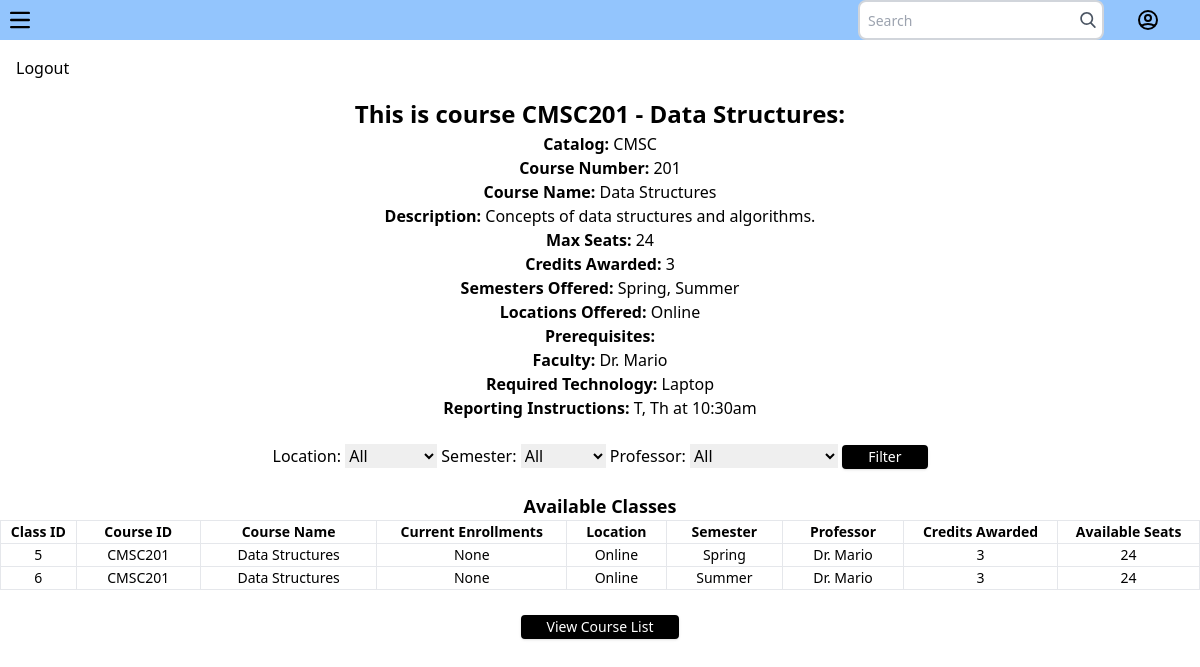
The page /course/CMSC201 (signed in) on the database its author committed.
### src/app.py (models this page shows, shortened)
class Course(db.Model):
    __tablename__ = 'courses'
    catalog = db.Column(db.String(4), nullable=False)
    course_number = db.Column(db.Integer, nullable=False)
    course_id = db.Column(db.String(7), primary_key=True, unique=True)
    semesters_offered = db.Column(JSON, nullable=True)
    course_name = db.Column(db.String(250), nullable=True)
    description = db.Column(db.String(250), nullable=True)
    max_seats = db.Column(db.Integer, nullable=False)
    locations_offered = db.Column(JSON, nullable=True)
    prereqs = db.Column(JSON, nullable=True)
    faculty = db.Column(JSON, nullable=True)
    credits_awarded = db.Column(db.Integer, nullable=False)
    required_technology = db.Column(db.String(250), nullable=True)
    reporting_instructions = db.Column(db.String(250), nullable=True)

class Class(db.Model):
    __tablename__ = 'classes'
    class_id = db.Column(db.Integer, primary_key=True, nullable=False)
    course_id = db.Column(db.String(7), db.ForeignKey('courses.course_id'))
    course_name = db.Column(db.String(250), nullable=True)
    current_enrollments = db.Column(JSON, nullable=True)
    location = db.Column(db.String(64), nullable=False)
    semester = db.Column(db.String(8), nullable=False)
    professor = db.Column(db.String(64), nullable=False)
    credits_awarded = db.Column(db.Integer, nullable=False)
    available_seats = db.Column(db.Integer, nullable=False)

### src/app.py (the view)
@app.route('/course/<course_id>')
@login_required
def course_details(course_id):
    selected_location = request.args.get('location', '')
    selected_semester = request.args.get('semester', '')
    selected_professor = request.args.get('professor', '')
    course = Course.query.get_or_404(course_id)
    all_classes = Class.query.filter_by(course_id=course_id).order_by(asc(Class.class_id))
    if selected_location:
        all_classes = all_classes.filter_by(location=selected_location)
    if selected_semester:
        all_classes = all_classes.filter_by(semester=selected_semester)
    if selected_professor:
        all_classes = all_classes.filter_by(professor=selected_professor)
    locations = Class.query.with_entities(Class.location).distinct().all()
    semesters = Class.query.with_entities(Class.semester).distinct().all()
    professors = Class.query.with_entities(Class.professor).distinct().all()
    semesters.sort()
    locations.sort()
    professors.sort()
    return render_template('course_details.html',
                           course=course,
                           all_classes=all_classes,
                           locations=[loc[0] for loc in locations],
                           semesters=[sem[0] for sem in semesters],
                           professors=[prof[0] for prof in professors])

### src/app.py (called while the page is built)
@login_mgr.user_loader
def load_user(id):
    return User.query.get(int(id))

### src/templates/course_details.html (shortened to what this page needs)
<!DOCTYPE html>
<html lang="en">
<head>
    <link rel="stylesheet" href="{{url_for('static', filename='dist/css/table.css')}}">
</head>
<body>
    <nav class="bg-blue-300 w-full">
        <div class="flex justify-between">
            <div>
                <button data-collapse-toggle="navbar-hamburger" type="button" class="inline-flex items-center justify-center p-2 w-10 h-10 text-sm text-black rounded-lg aria-controls="navbar-hamburger" aria-expanded="false">
                    <svg class="w-5 h-5" aria-hidden="true" xmlns="http://www.w3.org/2000/svg" fill="none" viewBox="0 0 17 14">
                        <path stroke="currentColor" stroke-linecap="round" stroke-linejoin="round" stroke-width="2" d="M1 1h15M1 7h15M1 13h15"/>
                    </svg>
                </button>
            </div>
            <div class="relative flex justify-between right-10">
                <div class="relative right-8">
                    <input
                        class="border-2 border-gray-300 bg-white h-10 pl-2 pr-8 rounded-lg text-sm focus:outline-none"
                        type="search" name="search" placeholder="Search">
                    <button type="submit" class="absolute right-0 top-0 mt-3 mr-2">
                    </button>
                </div>
                <a class="relative flex items-center" href="#">
                </a>
            </div>
        </div>
    </nav>
    <aside class="bg-gray-100 w-64 h-full fixed top-0 left-0 p-4">
        <ul>
            <li><a href="{{url_for('logout')}}" class="block text-black hover:text-blue-600">Logout</a></li>
        </ul>
    </aside>
    <main class="ml-64 p-8 text-center">
        <h2 class="text-3xl md:text-3xl font-extrabold;" style=" font-weight: bold; font-size: x-large;">
            This is course  {{ course.course_id }} - {{ course.course_name }}:
        </h2>
        <ul>
            <li style="text-align: center;"><strong>Catalog:</strong> {{ course.catalog }}</li>
            <li style="text-align: center;"><strong>Course Number:</strong> {{ course.course_number }}</li>
            <li style="text-align: center;"><strong>Course Name:</strong> {{ course.course_name }}</li>
            <li style="text-align: center;"><strong>Description:</strong> {{ course.description }}</li>
            <li style="text-align: center;"><strong>Max Seats:</strong> {{ course.max_seats }}</li>
            <li style="text-align: center;"><strong>Credits Awarded:</strong> {{ course.credits_awarded }}</li>
            <li style="text-align: center;"><strong>Semesters Offered:</strong> {{ course.semesters_offered | join(', ') }}</li>
            <li style="text-align: center;"><strong>Locations Offered:</strong> {{ course.locations_offered | join(', ') }}</li>
            <li style="text-align: center;"><strong>Prerequisites:</strong> {{ course.prereq }}</li>
            <li style="text-align: center;"><strong>Faculty:</strong> {{ course.faculty | join(', ') }}</li>
            <li style="text-align: center;"><strong>Required Technology:</strong> {{ course.required_technology }}</li>
            <li style="text-align: center;"><strong>Reporting Instructions:</strong> {{ course.reporting_instructions }}</li>
            <br>
        </ul>
        <form method="GET" action="{{ url_for('course_details', course_id=course.course_id) }}">
            <label for="location">Location:</label>
            <select name="location" id="location">
                <option value="">All</option>
            </select>
            <label for="semester">Semester:</label>
            <select name="semester" id="semester">
                <option value="">All</option>
            </select>
            <label for="professor">Professor:</label>
            <select name="professor" id="professor">
                <option value="">All</option>
            </select>
            <button type="submit"class="text-white hover:text-black bg-black hover:bg-white
            font-medium text-sm px-6 py-2 border-2 border-black shadow rounded transition duration-200">Filter</button>
        </form>
        <br>
        <h2 style="font-weight: bold; font-size: large; ">Available Classes</h2>
        <div class="relative overflow-x-auto shadow-md sm:rounded-lg">
        <table class="px-2 py-2 w-full text-sm text-left rtl:text-right text-black-500 dark:text-gray-400 border border-gray-400">
            <thead class="text-xs text-gray-700 uppercase dark:text-gray-400 border border-gray-400">
                <tr>
                    <th scope="col" class="px-1 py-2 border border-gray-400">Class ID</th>
                    <th scope="col" class="px-1 py-2 border border-gray-400">Course ID</th>
                    <th scope="col" class="px-1 py-2 border border-gray-400">Course Name</th>
                    <th scope="col" class="px-1 py-2 border border-gray-400">Current Enrollments</th>
                    <th scope="col" class="px-1 py-2 border border-gray-400">Location</th>
                    <th scope="col" class="px-1 py-2 border border-gray-400">Semester</th>
                    <th scope="col" class="px-1 py-2 border border-gray-400">Professor</th>
                    <th scope="col" class="px-1 py-2 border border-gray-400">Credits Awarded</th>
                    <th scope="col" class="px-1 py-2 border border-gray-400">Available Seats</th>
                </tr>
            </thead>
            <tbody>
                {% for class in all_classes %}
                    {% if class.course_id == course.course_id %}
                        <tr>
                            <td class="px-4 py-2 border border-gray-400">{{ class.class_id }}</td>
                            <td class="px-4 py-2 border border-gray-400">{{ class.course_id }}</td>
                            <td class="px-4 py-2 border border-gray-400">{{ class.course_name }}</td>
                            <td class="px-4 py-2 border border-gray-400">{{ class.current_enrollments }}</td>
                            <td class="px-4 py-2 border border-gray-400">{{ class.location }}</td>
                            <td class="px-4 py-2 border border-gray-400">{{ class.semester }}</td>
                            <td class="px-4 py-2 border border-gray-400">{{ class.professor }}</td>
                            <td class="px-4 py-2 border border-gray-400">{{ class.credits_awarded }}</td>
                            <td class="px-4 py-2 border border-gray-400">{{ class.available_seats }}</td>
                        </tr>
                    {% endif %}
                {% endfor %}
            </tbody>
        </table>
    </main>
    <br>
    <div style="text-align: center;">
        <a href="{{url_for('view_courses')}}" >
            <button type="submit"class="text-white hover:text-black bg-black hover:bg-white
            font-medium text-sm px-6 py-2 border-2 border-black shadow rounded transition duration-200">View Course List</button>
        </a><br>
</body>
</html>

### rows shown on the page
Course: course_id "CMSC201", course_name "Data Structures", catalog "CMSC", course_number "201", description "Concepts of data structures and algorithms.", max_seats "24", credits_awarded "3", semesters_offered "Spring, Summer", locations_offered "Online", faculty "Dr. Mario", required_technology "Laptop", reporting_instructions "T, Th at 10:30am"
Class: class_id "5", course_id "CMSC201", course_name "Data Structures", current_enrollments "None", location "Online", semester "Spring", professor "Dr. Mario", credits_awarded "3", available_seats "24"
Class: class_id "6", course_id "CMSC201", course_name "Data Structures", current_enrollments "None", location "Online", semester "Summer", professor "Dr. Mario", credits_awarded "3", available_seats "24"
